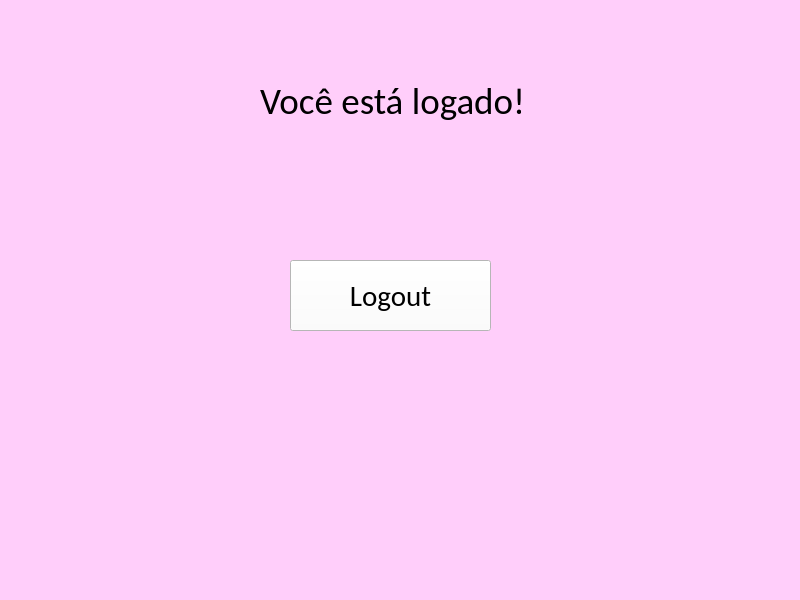
<?xml version="1.0" encoding="UTF-8"?>
<ui version="4.0">
 <class>MainWindow</class>
 <widget class="QMainWindow" name="MainWindow">
  <property name="geometry">
   <rect>
    <x>0</x>
    <y>0</y>
    <width>800</width>
    <height>600</height>
   </rect>
  </property>
  <property name="windowTitle">
   <string>MainWindow</string>
  </property>
  <property name="styleSheet">
   <string notr="true">background-color: rgb(255, 206, 250);</string>
  </property>
  <widget class="QWidget" name="centralwidget">
   <widget class="QLabel" name="label">
    <property name="geometry">
     <rect>
      <x>260</x>
      <y>80</y>
      <width>261</width>
      <height>41</height>
     </rect>
    </property>
    <property name="font">
     <font>
      <family>Calibri</family>
      <pointsize>28</pointsize>
     </font>
    </property>
    <property name="text">
     <string>Você está logado!</string>
    </property>
   </widget>
   <widget class="QPushButton" name="pushButton">
    <property name="geometry">
     <rect>
      <x>290</x>
      <y>260</y>
      <width>201</width>
      <height>71</height>
     </rect>
    </property>
    <property name="font">
     <font>
      <family>Calibri</family>
      <pointsize>22</pointsize>
     </font>
    </property>
    <property name="styleSheet">
     <string notr="true">background-color: rgb(255, 255, 255);</string>
    </property>
    <property name="text">
     <string>Logout</string>
    </property>
   </widget>
  </widget>
  <widget class="QMenuBar" name="menubar">
   <property name="geometry">
    <rect>
     <x>0</x>
     <y>0</y>
     <width>800</width>
     <height>21</height>
    </rect>
   </property>
  </widget>
  <widget class="QStatusBar" name="statusbar"/>
 </widget>
 <resources/>
 <connections/>
</ui>
